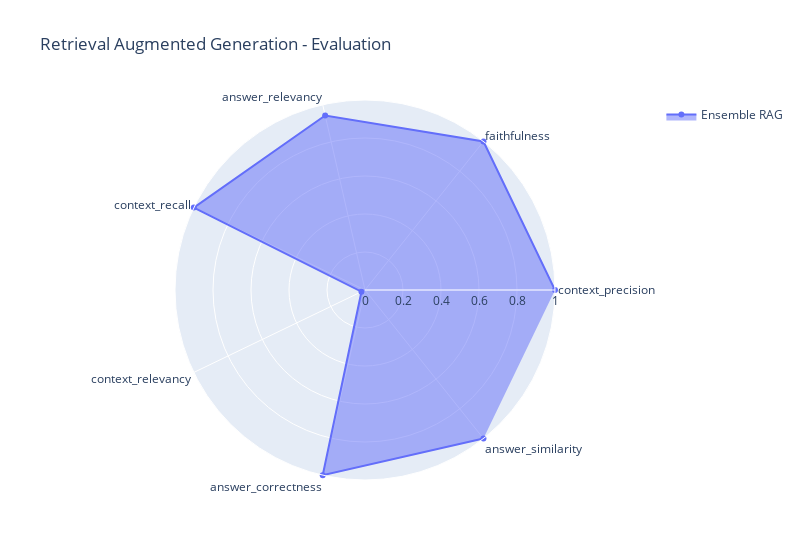

Notebook cell for this chart:
### Code cell
data = {
    'context_precision': rag_evaluate['context_precision'],
    'faithfulness': rag_evaluate['faithfulness'],
    'answer_relevancy': rag_evaluate['answer_relevancy'],
    'context_recall': rag_evaluate['context_recall'],
    'context_relevancy': rag_evaluate['context_relevancy'],
    'answer_correctness': rag_evaluate['answer_correctness'],
    'answer_similarity': rag_evaluate['answer_similarity']
}

fig = go.Figure()

fig.add_trace(go.Scatterpolar(
    r=list(data.values()),
    theta=list(data.keys()),
    fill='toself',
    name='Ensemble RAG'
))

fig.update_layout(
    polar=dict(
        radialaxis=dict(
            visible=True,
            range=[0, 1]
        )),
    showlegend=True,
    title='Retrieval Augmented Generation - Evaluation',
    width=800,
)

### Figure 1 — Plotly figure (JSON) as saved in the notebook; plotly's stock layout.template omitted (floating-point values rounded to 4 significant figures)
{"data": [{"fill": "toself", "name": "Ensemble RAG", "r": [1.0, 1, 0.942, 1, 0.02073, 1.0, 1.0], "theta": ["context_precision", "faithfulness", "answer_relevancy", "context_recall", "context_relevancy", "answer_correctness", "answer_similarity"], "type": "scatterpolar"}], "layout": {"polar": {"radialaxis": {"range": [0, 1], "visible": true}}, "showlegend": true, "title": {"text": "Retrieval Augmented Generation - Evaluation"}, "width": 800}}
